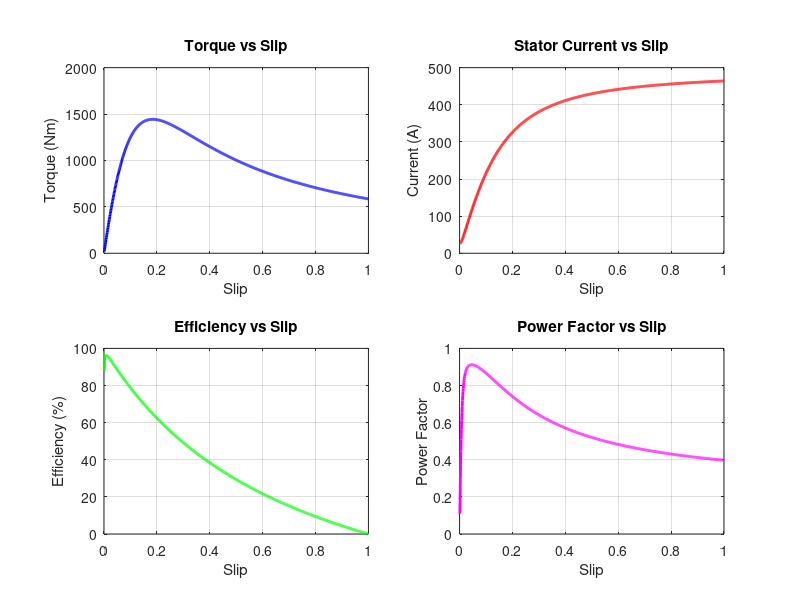

The MATLAB source for this figure:
function induction_motor_analysis()
    % Induction Motor Parameters (typical 4-pole, 50Hz motor)
    V_rated = 400;          % Rated voltage (V)
    f = 50;                 % Frequency (Hz)
    P = 4;                  % Number of poles
    R1 = 0.2;               % Stator resistance (Ω)
    R2 = 0.15;              % Rotor resistance referred to stator (Ω)
    X1 = 0.4;               % Stator reactance (Ω)
    X2 = 0.4;               % Rotor reactance referred to stator (Ω)
    Xm = 15;                % Magnetizing reactance (Ω)
    
    % Slip range (from no-load to standstill)
    s = linspace(0.001, 1, 1000); % Slip values
    
    % Calculate performance parameters
    [T, I, P_out, efficiency, power_factor] = calculate_performance(V_rated, f, P, R1, R2, X1, X2, Xm, s);
    
    % Plot results
    plot_results(s, T, I, P_out, efficiency, power_factor);
end

function [T, I, P_out, efficiency, power_factor] = calculate_performance(V, f, P, R1, R2, X1, X2, Xm, s)
    % Calculate synchronous speed
    ns = 120 * f / P;       % Synchronous speed (RPM)
    ws = 2 * pi * ns / 60;  % Synchronous speed (rad/s)
    
    % Initialize arrays
    T = zeros(size(s));
    I = zeros(size(s));
    P_out = zeros(size(s));
    efficiency = zeros(size(s));
    power_factor = zeros(size(s));
    
    for i = 1:length(s)
        % Positive sequence impedance calculation
        Z2 = R2/s(i) + 1j*X2;      % Rotor impedance
        Zm = 1j*Xm;                % Magnetizing impedance
        Z_parallel = (Zm * Z2) / (Zm + Z2); % Parallel combination
        Z_total = R1 + 1j*X1 + Z_parallel; % Total impedance
        
        % Current calculation
        I(i) = V / abs(Z_total);
        
        % Power factor
        power_factor(i) = cos(angle(Z_total));
        
        % Torque calculation
        I2 = I(i) * abs(Zm / (Zm + Z2)); % Rotor current
        T(i) = (3 * I2^2 * R2 / s(i)) / ws;
        
        % Output power
        P_out(i) = T(i) * ws * (1 - s(i));
        
        % Input power
        P_in = 3 * V * I(i) * power_factor(i);
        
        % Efficiency
        efficiency(i) = (P_out(i) / P_in) * 100;
    end
end

function plot_results(s, T, I, P_out, efficiency, power_factor)
    figure('Position', [100, 100, 1200, 800]);
    
    % Torque vs Slip
    subplot(2,2,1);
    plot(s, T, 'b-', 'LineWidth', 2);
    xlabel('Slip');
    ylabel('Torque (Nm)');
    title('Torque vs Slip');
    grid on;
    
    % Current vs Slip
    subplot(2,2,2);
    plot(s, I, 'r-', 'LineWidth', 2);
    xlabel('Slip');
    ylabel('Current (A)');
    title('Stator Current vs Slip');
    grid on;
    
    % Efficiency vs Slip
    subplot(2,2,3);
    plot(s, efficiency, 'g-', 'LineWidth', 2);
    xlabel('Slip');
    ylabel('Efficiency (%)');
    title('Efficiency vs Slip');
    grid on;
    
    % Power Factor vs Slip
    subplot(2,2,4);
    plot(s, power_factor, 'm-', 'LineWidth', 2);
    xlabel('Slip');
    ylabel('Power Factor');
    title('Power Factor vs Slip');
    grid on;
end